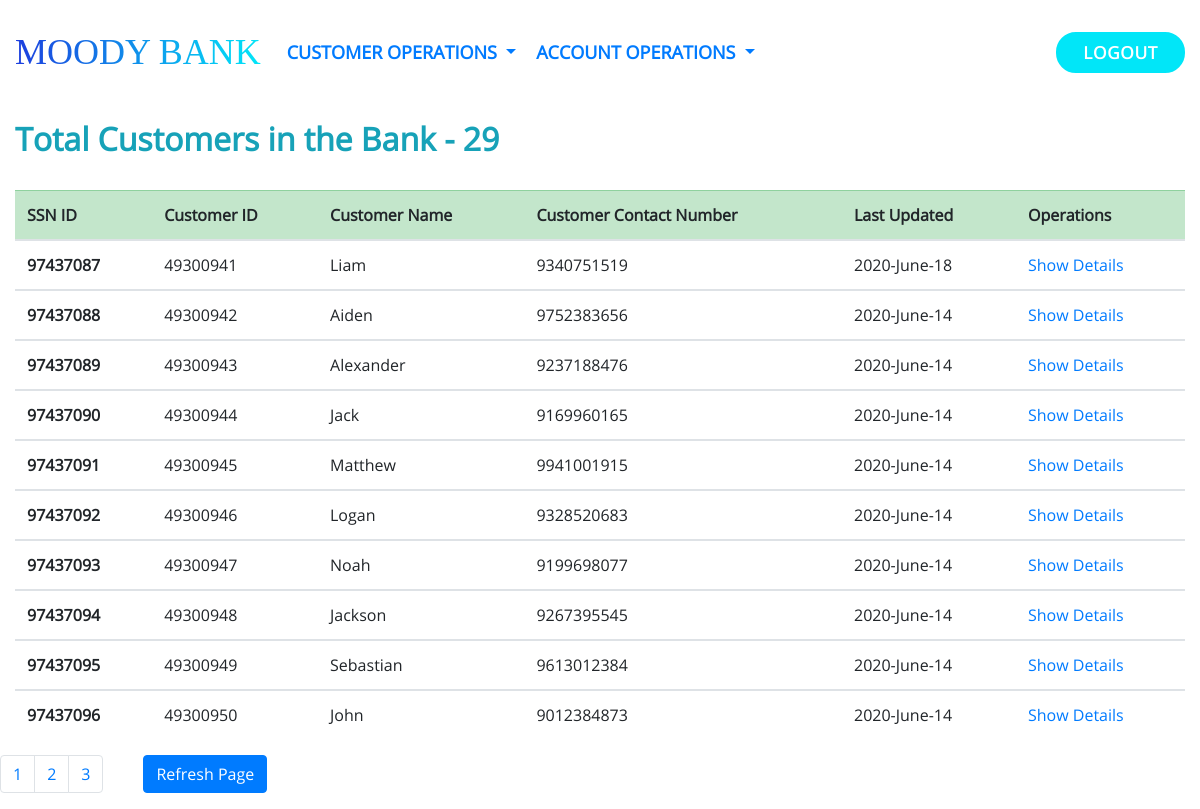
The app's page /view_customers_status (signed in) with its own data.
### application/models.py (models this page shows, shortened)
class Customer(db.Model):
	ssn = db.Column(db.Integer, primary_key=True)
	cust_id = db.Column(db.Integer, unique=True, nullable=False)
	cust_name = db.Column(db.String(20), nullable=False)
	cust_address = db.Column(db.Text, nullable=False)
	cust_contact = db.Column(db.Integer,nullable=False)
	cust_age = db.Column(db.Integer, nullable=False)
	cust_state = db.Column(db.String(20),nullable=False)
	cust_city = db.Column(db.String(30),nullable=False)
	accounts = db.relationship('Account', backref='Owner', lazy=True)
	transactions = db.relationship('Transaction', backref='Owner', lazy=True)

class Transaction(db.Model):
	transaction_id = db.Column(db.Integer, primary_key=True)
	transaction_date = db.Column(db.DateTime, nullable=False, default=d.today())
	transaction_amount = db.Column(db.Float, nullable=False)
	from_acc = db.Column(db.String(1), nullable=False)
	to_acc = db.Column(db.String(1), nullable=False)
	action = db.Column(db.String(10), nullable=False)
	cust_id = db.Column(db.Integer, db.ForeignKey('customer.cust_id'), nullable=False)

### application/routes.py (the view)
@app.route("/view_customers_status", methods=['GET', 'POST'])
def view_customers_status():
	if session.get('ROLE') != "acc_exec":
		return "Action Not Allowed"
	else:
		page = request.args.get('page', 1, type=int)
		customers = Customer.query.order_by(Customer.cust_id).paginate(page=page, per_page=10)
		return render_template("view_customers_status.html", customers=customers, title="View All Customer")

### application/templates/view_customers_status.html
{% extends 'layout.html' %}
{% block content %}
<h2 class="text-info" style="font-weight: bold;">Total Customers in the Bank - {{ customers.total }}</h2> <br/>
<table class="table table-hover ">
	<thead>
		<tr class="table-success">
			<th scope="col">SSN ID</th>
			<th scope="col">Customer ID</th>
			<th scope="col">Customer Name</th>
			<th scope="col">Customer Contact Number</th>
			<th scope="col">Last Updated</th>
			<th scope="col">Operations</th>
		</tr>
	</thead>
	{% for customer in customers.items %}
	<tbody>
		<tr>
			<th  scope="row">{{ customer.ssn }}</th>
			<td>{{ customer.cust_id }}</td>
			<td>{{ customer.cust_name }}</td>
			<td>{{ customer.cust_contact }}</td>
			<td>
			{% if not customer.transactions[-1]%}
				No Transactions
			{% else %}
				{{ customer.transactions[-1].transaction_date.strftime("%Y-%B-%d") }}
			{% endif %}
			</td>
			<td><a href="{{ url_for('show_customer_details', cust_id=customer.cust_id) }}">Show Details</a></td>
		</tr>
		{% endfor%}
	</tbody>
</table>
<nav aria-label="Page navigation">
	<div class="row">
		<ul class="pagination">
			{% for page_num in customers.iter_pages(left_edge=2, right_edge=2, left_current=1, right_current=2) %}
				{% if page_num %}
				  <li class="page-item"><a class="page-link" href="{{ url_for('view_customers_status', page=page_num)}}">{{page_num}}</a></li>
				  {% else %}
				...
				{% endif %}
			{% endfor %}
		</ul>
		<ul>
			<a href="{{ url_for('view_customers_status') }}" class="btn btn-primary">Refresh Page</a>
		</ul>
	</div>
</nav>
{% endblock content %}

### application/static/css/style1.css (style rules this page uses)
body { overflow: hidden; overflow-y: auto; font-family: "OpenSans-Regular"; }

### records on screen
Customer: ssn "97437087", cust_id "49300941", cust_name "Liam", cust_contact "9340751519", transaction_date "2020-June-18"
Customer: ssn "97437088", cust_id "49300942", cust_name "Aiden", cust_contact "9752383656", transaction_date "2020-June-14"
Customer: ssn "97437089", cust_id "49300943", cust_name "Alexander", cust_contact "9237188476", transaction_date "2020-June-14"
Customer: ssn "97437090", cust_id "49300944", cust_name "Jack", cust_contact "9169960165", transaction_date "2020-June-14"
Customer: ssn "97437091", cust_id "49300945", cust_name "Matthew", cust_contact "9941001915", transaction_date "2020-June-14"
Customer: ssn "97437092", cust_id "49300946", cust_name "Logan", cust_contact "9328520683", transaction_date "2020-June-14"
Customer: ssn "97437093", cust_id "49300947", cust_name "Noah", cust_contact "9199698077", transaction_date "2020-June-14"
Customer: ssn "97437094", cust_id "49300948", cust_name "Jackson", cust_contact "9267395545", transaction_date "2020-June-14"
Customer: ssn "97437095", cust_id "49300949", cust_name "Sebastian", cust_contact "9613012384", transaction_date "2020-June-14"
Customer: ssn "97437096", cust_id "49300950", cust_name "John", cust_contact "9012384873", transaction_date "2020-June-14"

### other values on screen
{{ customers.total }} "29"
{{ page_num }} "1" "2" "3"
